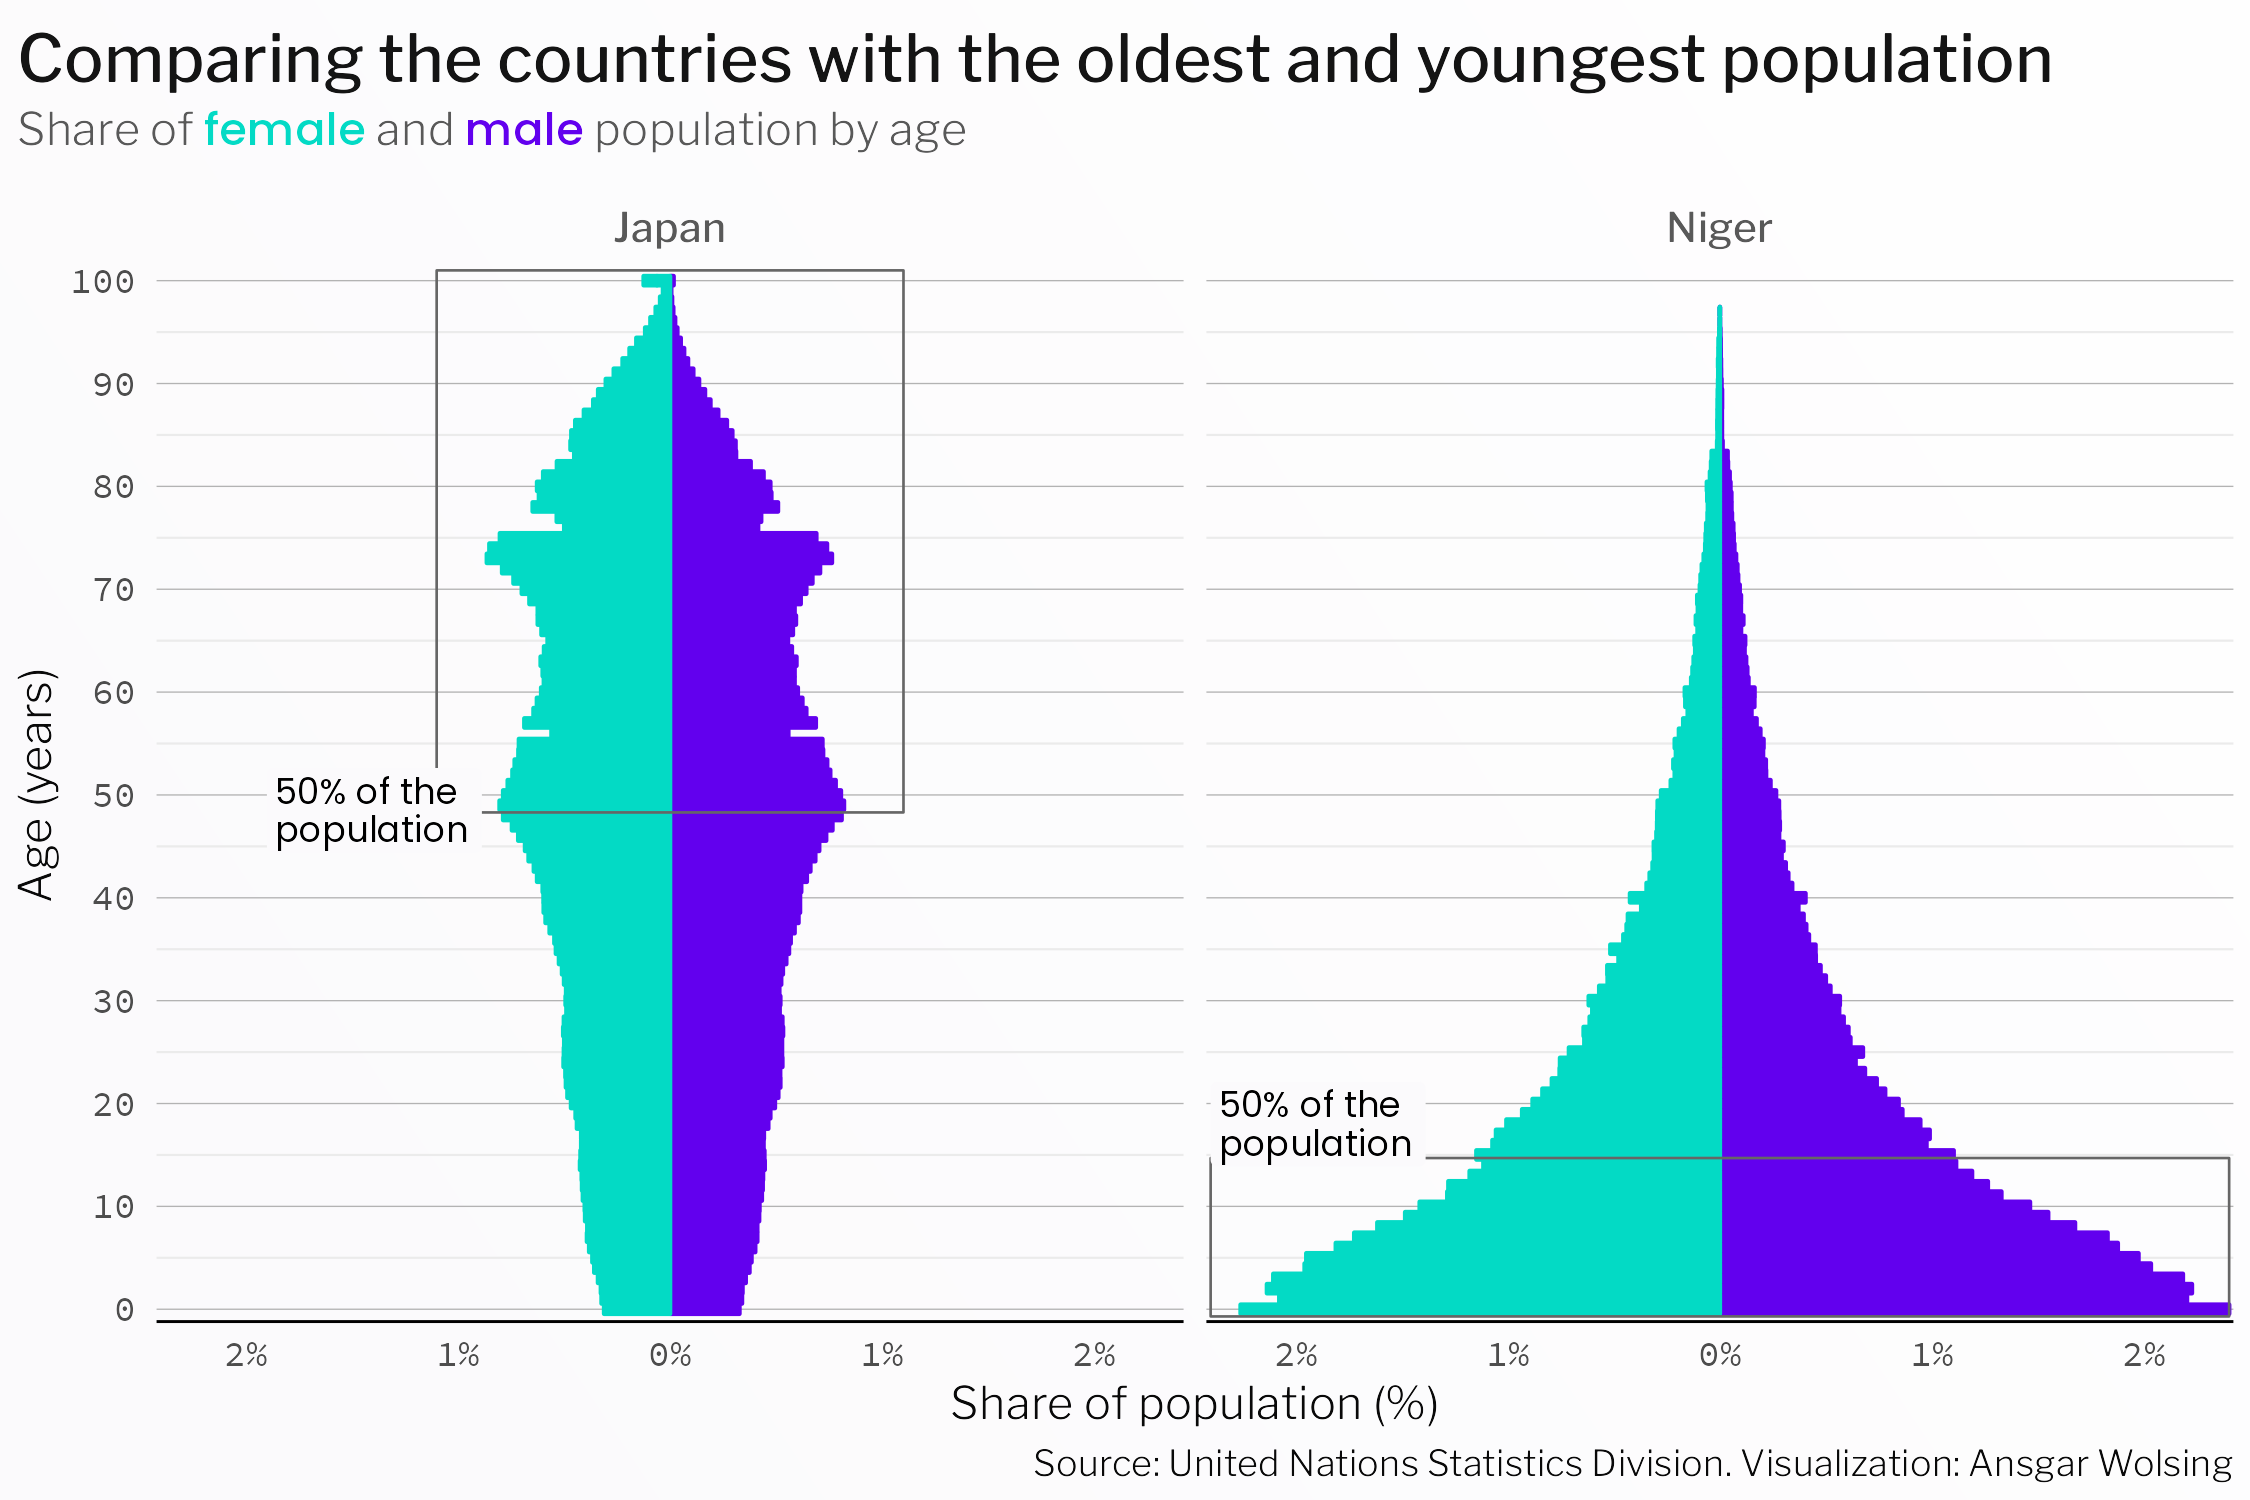

The script that saved this image:
library(tidyverse)
library(ggtext)
library(here)

base_path <- here("2024", "05")

#' Source: United Nations Statistics Division
#' https://data.un.org/Data.aspx?d=POP&f=tableCode%3A22
df <- read_csv(here(base_path, "UNdata_Export.csv"), 
               name_repair = janitor::make_clean_names)

# Which age groups are available?
unique(df$age)

# Avg. age
df |>
  filter(area == "Total", sex %in% c("Male", "Female")) |> 
  mutate(age = ifelse(age == "100 +", "100", age)) |> 
  filter(str_detect(age, "^\\d+$")) |> 
  group_by(country_or_area) |> 
  filter(year == max(year)) |> 
  ungroup() |> 
  mutate(
    age = as.numeric(age),
    age_mult = age * value) |> 
  group_by(country_or_area) |> 
  summarize(avg_age = sum(age_mult) / sum(value)) |> 
  arrange(avg_age) |> 
  View()


colors <- c("#FBFAFC", "#FFFFFF")
gradient_fill <- grid::linearGradient(colors, group = FALSE)
theme_set(
  theme_minimal(base_family = "Libre Franklin Light") +
    theme(
      plot.background = element_rect(color = NA, fill = gradient_fill),
      text = element_text(color = "#090909"),
      axis.text = element_text(family = "Source Code Pro"),
      axis.line.x = element_line(linewidth = 0.33),
      plot.title = element_markdown(
        color = "grey8",
        family = "Libre Franklin SemiBold", hjust = 0, size = 16,
        margin = margin(t = 4, b = 4)),
      plot.title.position = "plot",
      plot.subtitle = element_markdown(
        hjust = 0, color = "grey35", # family = "Poppins",
        margin = margin(b = 8)),
      plot.caption = element_markdown(),
      plot.margin = margin(rep(4, 4)),
      legend.position = "top",
      panel.grid.major.x = element_blank(),
      panel.grid.minor.x = element_blank(),
      panel.grid.major.y = element_line(color = "grey70", linewidth = 0.15),
      panel.grid.minor.y = element_line(color = "grey70", linewidth = 0.05),
      strip.text = element_text(
        family = "Libre Franklin Medium", size = 10, color = "grey35",
        margin = margin(t = 4, b = 1))
    )
)


df |>
  filter(area == "Total", sex %in% c("Male", "Female")) |> 
  mutate(age = ifelse(age == "100 +", "100", age)) |> 
  filter(str_detect(age, "^\\d+$")) |> 
  mutate(age = as.numeric(age)) |> 
  group_by(country_or_area, age) |> 
  filter(year == max(year)) |> 
  summarize(value = sum(value)) |> 
  arrange(age, .by_group = TRUE) |> 
  mutate(
    value_cumul = cumsum(value),
    share_cumul = value_cumul / sum(value)) |> 
  filter(share_cumul >= 0.5) |> 
  summarize(median_age = min(age))

df |>
  filter(area == "Total", sex %in% c("Male", "Female")) |> 
  mutate(age = ifelse(age == "100 +", "100", age),) |> 
  filter(str_detect(age, "^\\d+$")) |> 
  mutate(age = as.numeric(age)) |> 
  group_by(country_or_area) |> 
  filter(year == max(year)) |> 
  mutate(share = value / sum(value)) |> 
  ungroup() |> 
  mutate(
    value = ifelse(sex == "Female", -1, 1) * value,
    share = ifelse(sex == "Female", -1, 1) * share) |> 
  ggplot(aes(age, share, fill = sex)) +
  geom_col(
    aes(col = sex), width = 0.9) +
  geom_rect(
    data = data.frame(
      country_or_area = c("Japan", "Niger"),
      xmin = c(48.3, -0.7), xmax = c(101, 14.7),
      ymin = c(-0.011, -0.024), ymax = c(0.011, 0.024)
    ),
    aes(xmin = xmin, xmax = xmax, ymin = ymin, ymax = ymax),
    inherit.aes = FALSE, col = "grey40", linewidth = 0.3, fill = "transparent"
  ) +
  geom_label(
    data = data.frame(
      country_or_area = c("Japan", "Niger"),
      x = c(48.5, 18), y = c(-0.019, -0.024),
      label = "50% of the\npopulation"
    ),
    aes(x, y, label = label),
    inherit.aes = FALSE, family = "Poppins", lineheight = 0.9, size = 3,
    hjust = 0, fill = "#FBFAFC", label.size = 0
  ) +
  scale_x_continuous(
    expand = expansion(add = c(0.5, 2)),
    breaks = seq(0, 100, 10), minor_breaks = seq(0, 100, 5)) +
  scale_y_continuous(labels = function(x) sprintf("%s%%", abs(x) * 100)) +
  scale_fill_manual(values = c("#03DAC5", "#6200EE"), aesthetics = c("fill", "color")) +
  coord_flip(ylim = c(-0.022, 0.022), clip = "off") +
  facet_wrap(vars(country_or_area)) +
  guides(fill = "none", color = "none") +
  labs(
    title = "Comparing the countries with the oldest and youngest population",
    subtitle = "Share of
    <span style='color:#03DAC5;font-family:\"Poppins Medium\"'>female</span> and
    <span style='color:#6200EE;font-family:\"Poppins Medium\"'>male</span>
    population by age",
    caption = "Source: United Nations Statistics Division.
    Visualization: Ansgar Wolsing",
    x = "Age (years)",
    y = "Share of population (%)"
  )
ggsave(here(base_path, "05-diverging.png"), width = 6, height = 4, scale = 1.25)
